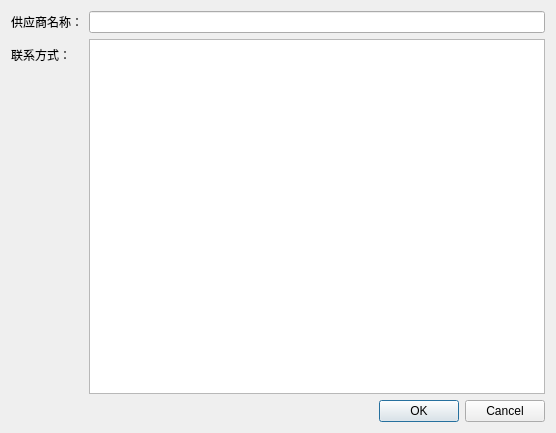
<?xml version="1.0" encoding="UTF-8"?>
<ui version="4.0">
 <class>SupplierDialog</class>
 <widget class="QDialog" name="SupplierDialog">
  <property name="geometry">
   <rect>
    <x>0</x>
    <y>0</y>
    <width>556</width>
    <height>433</height>
   </rect>
  </property>
  <property name="windowTitle">
   <string>Dialog</string>
  </property>
  <layout class="QGridLayout" name="gridLayout">
   <item row="0" column="0">
    <layout class="QFormLayout" name="formLayout">
     <item row="1" column="0">
      <widget class="QLabel" name="label">
       <property name="text">
        <string>供应商名称：</string>
       </property>
      </widget>
     </item>
     <item row="1" column="1">
      <widget class="QLineEdit" name="supplierNameLineEdit"/>
     </item>
     <item row="2" column="0">
      <widget class="QLabel" name="label_2">
       <property name="text">
        <string>联系方式：</string>
       </property>
      </widget>
     </item>
     <item row="2" column="1">
      <widget class="QTextEdit" name="contactDetailsTextEdit"/>
     </item>
     <item row="4" column="1">
      <widget class="QDialogButtonBox" name="buttonBox">
       <property name="orientation">
        <enum>Qt::Orientation::Horizontal</enum>
       </property>
       <property name="standardButtons">
        <set>QDialogButtonBox::StandardButton::Cancel|QDialogButtonBox::StandardButton::Ok</set>
       </property>
      </widget>
     </item>
    </layout>
   </item>
  </layout>
 </widget>
 <resources/>
 <connections>
  <connection>
   <sender>buttonBox</sender>
   <signal>accepted()</signal>
   <receiver>SupplierDialog</receiver>
   <slot>accept()</slot>
   <hints>
    <hint type="sourcelabel">
     <x>248</x>
     <y>254</y>
    </hint>
    <hint type="destinationlabel">
     <x>157</x>
     <y>274</y>
    </hint>
   </hints>
  </connection>
  <connection>
   <sender>buttonBox</sender>
   <signal>rejected()</signal>
   <receiver>SupplierDialog</receiver>
   <slot>reject()</slot>
   <hints>
    <hint type="sourcelabel">
     <x>316</x>
     <y>260</y>
    </hint>
    <hint type="destinationlabel">
     <x>286</x>
     <y>274</y>
    </hint>
   </hints>
  </connection>
 </connections>
</ui>
